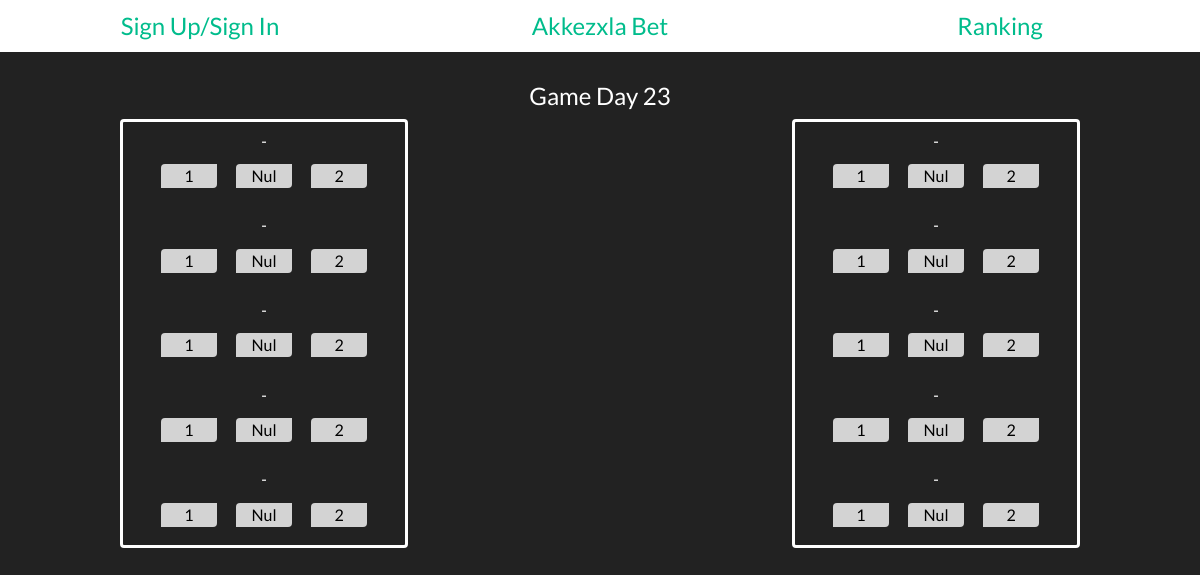
The app's page /bet-list.php, older data.
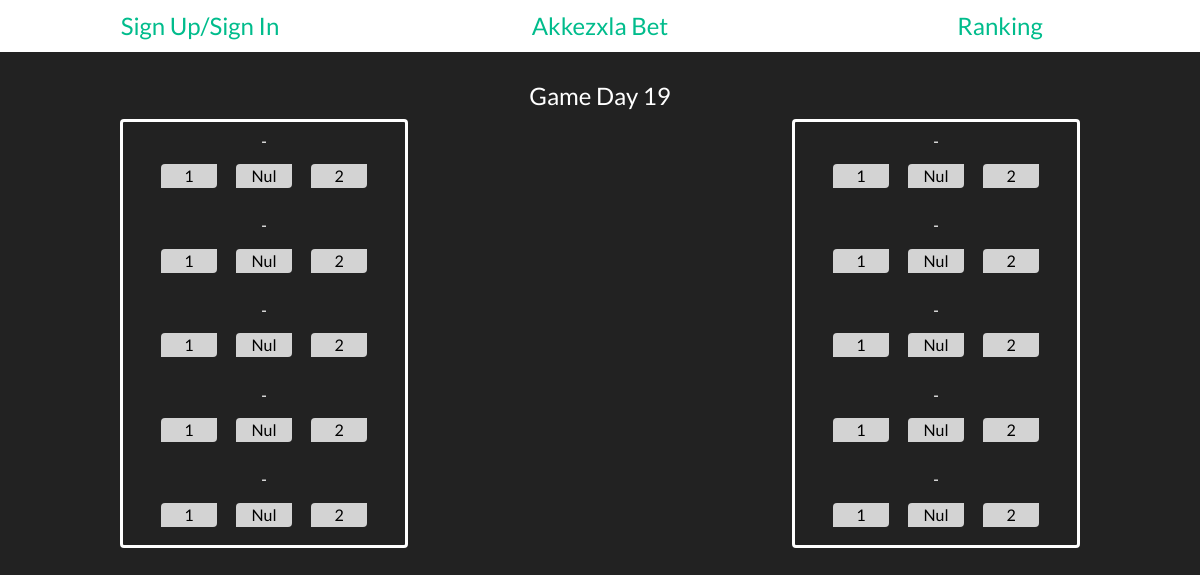
The same page, newer data.
### tables this page shows
CREATE TABLE `result` (
  `id` int(11) NOT NULL,
  `gameday` int(5) NOT NULL,
  `match1` varchar(5) NOT NULL,
  `match2` varchar(5) NOT NULL,
  `match3` varchar(5) NOT NULL,
  `match4` varchar(5) NOT NULL,
  `match5` varchar(5) NOT NULL,
  `match6` varchar(5) NOT NULL,
  `match7` varchar(5) NOT NULL,
  `match8` varchar(5) NOT NULL,
  `match9` varchar(5) NOT NULL,
  `match10` varchar(5) NOT NULL
);

### connectExcel.php (called while the page is built, shortened)
<?php
require_once "connect.php";
try {
    $getResult = "SELECT * FROM result";
    $reqGetResult = $db->prepare($getResult);
    $SubmitGetResult = $reqGetResult->execute();
    $result = $reqGetResult->fetchAll();
}
catch (PDOException $e) {
    $db = null;
    echo 'Erreur : '.$e->getMessage();
}
$resultDay = 1;
if(!empty($result)) {
    for($i = 0; $i < count($result); $i++) {
        if($result[$i]['gameday'] > $resultDay) {
            $resultDay = $result[$i]['gameday'];
            $gameDay = $resultDay + 1;
        }
    }
}
else {
    $resultDay = 22;
    $gameDay = $resultDay + 1;
}
?>

### bet-list.php (the view, shortened to what this page needs)
<?php
include_once "_head.php";
include_once "_nav.php";
require "connectExcel.php";
?>
<body>
    <main>
        <section>
            <div class="form-container">
                <form class="form" action="bet_post.php" method="POST">
                    <h4>Game Day <?php echo $gameDay; ?></h4>
                    <div class="form-content">
                        <div class="ticket" id="ticket1">
                        <?php
                        for($i = 0; $i < 5; $i++) {
                        ?>
                            <div class="match-block">
                                <p class="match"><?php echo $ticket1[$i][0]; ?> - <?php echo $ticket1[$i][1]; ?></p>
                                <div class="bet-block">
                                    <label for="match<?php echo $i?>-1">
                                        <p>1</p>
                                    </label>
                                    <label for="match<?php echo $i?>-N">
                                        <p>Nul</p>
                                    </label>
                                    <label for="match<?php echo $i?>-2">
                                        <p>2</p>
                                    </label>
                                </div>
                            </div>
                        <?php
                        }
                        ?>
                        </div>
                        <div class="ticket" id="ticket2">
                        <?php
                        for($i = 0; $i < 5; $i++) {
                        ?>
                            <div class="match-block">
                                <p class="match"><?php echo $ticket2[$i][0]; ?> - <?php echo $ticket2[$i][1]; ?></p>
                                <div class="bet-block">
                                    <label for="match<?php echo $i + 5 ?>-1">
                                        <p>1</p>
                                    </label>
                                    <label for="match<?php echo $i + 5 ?>-N">
                                        <p>Nul</p>
                                    </label>
                                    <label for="match<?php echo $i + 5 ?>-2">
                                        <p>2</p>
                                    </label>
                                </div>
                            </div>
                        <?php
                        }?>
                        </div>
                    </div>
                </form>
            </div>
        </section>
    </main>
</body>
</html>

### _head.php (shortened to what this page needs)
<!DOCTYPE html>
<html lang="en">
<head>
    <link href="https://cdn.jsdelivr.net/npm/bootstrap@5.1.3/dist/css/bootstrap.min.css" rel="stylesheet"
 />
    <link rel="stylesheet" href="bootstrap.min.css" />
    <link rel="stylesheet" href="style.css" />
</head>

### _nav.php (shortened to what this page needs)
<?php
require_once "checkExistingTicket.php";
?>
<nav class="nav">
    <?php
    if(!empty($_SESSION)) {
    ?>
        <div class="nav-link" id="user">
            <a><?php echo $_SESSION['user'];?></a>
            <div class="user-param">
                <button class="btn btn-info"><a href="change-info.php">Change Info</a></button>
                <button class="log-out btn btn-danger"><a href="?logout">Log-out</a></button>
            </div>
        </div>
    <?php
    }
    else {
    ?>
       <div class="nav-link"><a href="sign-in.php">Sign Up/Sign In</a></div>
    <?php }
    ?>
    <?php
    if(isset($userSurname) && in_array($userSurname, $existingUserSurname)) {
    ?>
        <div class="nav-link"><a href="bet-panorama.php">Akkezxla Bet</a></div>
    <?php
    }
    else {
    ?>
        <div class="nav-link"><a href="bet-list.php">Akkezxla Bet</a></div>
    <?php
    }
    ?>
    <div class="nav-link"><a href="ranking.php">Ranking</a></div>
</nav>

### style.css (style rules this page uses)
* { margin: 0; padding: 0; }
.nav { display: flex; width: 100%; justify-content: space-around; font-size: 1.5em; text-decoration: none; background-color: white; }
.nav-link a { text-decoration: none; display: flex; align-items: center; justify-content: center; width: 100%; color: #00bc8c; }
.nav-link { width: 20%; text-align: center; position: relative; display: flex; }
main { width: 100%; display: flex; flex-direction: column; align-items: center; }
section { width: 100%; display: flex; justify-content: space-evenly; align-items: center; }
.form-container { margin: 2.5% auto; width: 80%; }
form { display: flex; flex-direction: column; justify-content: space-evenly; align-items: center; }
.form-content { display: flex; justify-content: space-between; align-items: center; width: 100%; }
.ticket { display: flex; flex-direction: column; width: 30%; border: solid; border-radius: 0.25rem; }
.bet-block { display: flex; justify-content: space-evenly; align-items: center; }
input[type="radio"] + label { display: flex; width: 25%; background-color: lightgray; margin: 5% auto; text-align: center; cursor: pointer; color: black; border-radius: 0.25rem 0; }
.match-block { margin: 2.5% auto; width: 80%; }
.match-block p { margin: 0; text-align: center; }
label p { margin: 0; width: 100%; }
:root { --effect: hover 0.75s linear infinite; }

Row changes from the older to the newer data that the page shows:
added result: gameday "19"
Text that changed along with them:
$gameDay: "23" → (not shown)
